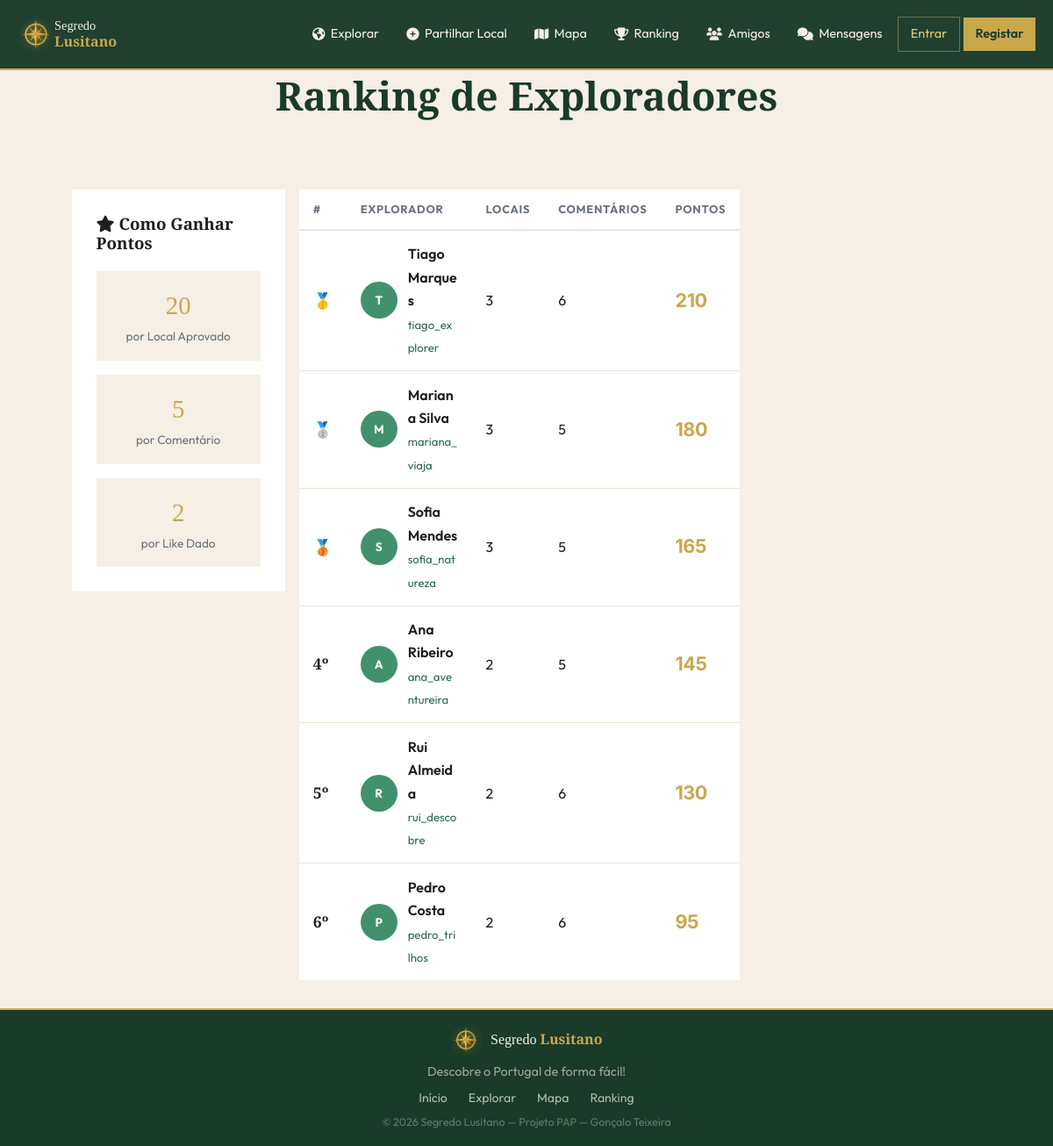
Screenshot of /pages/ranking.php with the database file from the repository.
### tables this page shows
CREATE TABLE utilizadores (
    id INT AUTO_INCREMENT PRIMARY KEY,
    nome VARCHAR(100) NOT NULL,
    username VARCHAR(50) NOT NULL UNIQUE,
    email VARCHAR(150) NOT NULL UNIQUE,
    password VARCHAR(255) NOT NULL,
    avatar VARCHAR(255) DEFAULT NULL,
    bio TEXT DEFAULT NULL,
    pontos INT DEFAULT 0,
    role ENUM('user','admin', '[deleted]') DEFAULT 'user',
    ativo TINYINT(1) DEFAULT 1,
    verificado TINYINT(1) DEFAULT 0,
    privado TINYINT(1) DEFAULT 0,
    tipo_auth ENUM('email','google','github') DEFAULT 'email',
    termos_aceites_em DATETIME NULL,
    criado_em DATETIME DEFAULT CURRENT_TIMESTAMP
);

### includes/auth.php (called while the page is built, shortened)
<?php
require_once __DIR__ . '/config.php';
function auth_user(): ?array {
    if (!isset($_SESSION['user_id'])) return null;
    $st = db()->prepare('SELECT * FROM utilizadores WHERE id = ? AND ativo = 1');
    $st->execute([$_SESSION['user_id']]);
    $cache = $st->fetch() ?: null;
    return $cache;
}
function h(string $s): string {
    return htmlspecialchars($s, ENT_QUOTES, 'UTF-8');
}

### includes/config.php (called while the page is built, shortened)
<?php
function db(): PDO {
    static $pdo = null;
    if ($pdo === null) {
        $dsn = 'mysql:host=' . DB_HOST . ';dbname=' . DB_NAME . ';charset=utf8mb4';
        $options = [
            PDO::ATTR_ERRMODE            => PDO::ERRMODE_EXCEPTION,
            PDO::ATTR_DEFAULT_FETCH_MODE => PDO::FETCH_ASSOC,
            PDO::ATTR_EMULATE_PREPARES   => false,
        ];
        $pdo = new PDO($dsn, DB_USER, DB_PASS, $options);
    }
    return $pdo;
}

### includes/functions.php (called while the page is built, shortened)
<?php
require_once __DIR__ . '/config.php';
require_once __DIR__ . '/auth.php';
function get_ranking(int $limite = 10): array {
    $st = db()->prepare(
        'SELECT u.id, u.username, u.nome, u.avatar, u.pontos,
                (SELECT COUNT(*) FROM locais WHERE utilizador_id = u.id AND estado = "aprovado") AS total_locais,
                (SELECT COUNT(*) FROM comentarios WHERE utilizador_id = u.id) AS total_comentarios
         FROM utilizadores u WHERE u.ativo = 1 AND u.role = "user" AND u.pontos > 0
         ORDER BY u.pontos DESC LIMIT ?'
    );
    $st->execute([$limite]);
    return $st->fetchAll();
}

### pages/ranking.php (the view, shortened to what this page needs)
<?php
require_once dirname(__DIR__) . '/includes/functions.php';
$ranking    = get_ranking(50);
include dirname(__DIR__) . '/includes/header.php';
?>
<div class="page-content">
<section class="section">
  <div class="container" style="max-width:90%;">
    <div class="section-header">
      <h2>Ranking de Exploradores</h2>
    </div>
    <div>
      <div class="row">
        <div class="col-12 col-lg-3">
          <div style="background:var(--branco); border-radius:var(--radius-lg); padding:1.75rem; margin-top:2rem;">
            <h3 style="margin-bottom:1.25rem;"><i class="fas fa-star"></i> Como Ganhar Pontos</h3>
            <div style="display:flex; flex-direction:column; gap:1rem;">
              <div style="padding:1rem; background:var(--creme); border-radius:var(--radius); text-align:center;">
                <div style="font-size:1.8rem; color:var(--dourado); font-family:'Playfair Display',serif;"><?= PONTOS_LOCAL ?></div>
                <div style="font-size:.85rem; color:var(--texto-muted);">por Local Aprovado</div>
              </div>
              <div style="padding:1rem; background:var(--creme); border-radius:var(--radius); text-align:center;">
                <div style="font-size:1.8rem; color:var(--dourado); font-family:'Playfair Display',serif;"><?= PONTOS_COMENTARIO ?></div>
                <div style="font-size:.85rem; color:var(--texto-muted);">por Comentário</div>
              </div>
              <div style="padding:1rem; background:var(--creme); border-radius:var(--radius); text-align:center;">
                <div style="font-size:1.8rem; color:var(--dourado); font-family:'Playfair Display',serif;"><?= PONTOS_LIKE ?></div>
                <div style="font-size:.85rem; color:var(--texto-muted);">por Like Dado</div>
              </div>
            </div>
          </div>
        </div>
        <div class="col-12 col-lg-6">
          <div style="background:var(--branco); border-radius:var(--radius-lg); overflow:hidden; margin-top:2rem; margin-left:auto; margin-right:auto;">
            <table class="ranking-table">
              <thead>
                <tr>
                  <th>#</th>
                  <th>Explorador</th>
                  <th>Locais</th>
                  <th>Comentários</th>
                  <th>Pontos</th>
                </tr>
              </thead>
              <tbody>
                <?php foreach ($ranking as $i => $u): ?>
                <tr>
                  <td>
                    <span class="rank-pos rank-<?= $i+1 <= 3 ? ($i+1) : '' ?>">
                      <?php if ($i === 0): ?>🥇
                      <?php elseif ($i === 1): ?>🥈
                      <?php elseif ($i === 2): ?>🥉
                      <?php else: echo ($i+1) . 'º'; ?>
                      <?php endif; ?>
                    </span>
                  </td>
                  <td>
                    <div class="rank-user">
                      <div class="rank-avatar">
                        <?php if (!empty($u['avatar'])): ?>
                          <img src="<?= SITE_URL ?>/uploads/locais/<?= h($u['avatar']) ?>" alt="<?= h($u['nome']) ?>">
                        <?php else: ?>
                          <?= mb_strtoupper(mb_substr($u['username'],0,1)) ?>
                        <?php endif; ?>
                      </div>
                      <div class="rank-user-info">
                        <div style="font-weight:600;"><?= h($u['nome']) ?></div>
                        <a href="<?= SITE_URL ?>/pages/perfil.php?id=<?= $u['id'] ?>"
                          style="color:var(--verde); font-size:.82rem;"><?= h($u['username']) ?></a>
                      </div>
                    </div>
                  </td>
                  <td><?= (int)$u['total_locais'] ?></td>
                  <td><?= (int)$u['total_comentarios'] ?></td>
                  <td><span class="rank-pontos"><?= number_format($u['pontos']) ?></span></td>
                </tr>
                <?php endforeach; ?>
              </tbody>
            </table>
          </div>
        </div>
        <div class="col-12 col-lg-3"></div>
      </div>
    </div>
  </div>
</section>
</div>
<?php include dirname(__DIR__) . '/includes/footer.php'; ?>

### includes/header.php (shortened to what this page needs)
<?php
require_once dirname(__DIR__) . '/includes/auth.php';
$user = auth_user();
?>
<!DOCTYPE html>
<html lang="pt">
<head>
<link rel="stylesheet" href="https://cdnjs.cloudflare.com/ajax/libs/font-awesome/6.5.0/css/all.min.css">
<link rel="stylesheet" href="https://unpkg.com/leaflet@1.9.4/dist/leaflet.css">
<link rel="stylesheet" href="<?= SITE_URL ?>/assets/css/bootstrap.min.css?v=<?= filemtime(dirname(__DIR__).'/assets/css/bootstrap.min.css') ?>">
<link rel="stylesheet" href="<?= SITE_URL ?>/assets/css/style.css?v=<?= filemtime(dirname(__DIR__).'/assets/css/style.css') ?>">
</head>
<body>
<nav class="navbar" id="navbar">
  <div class="nav-inner">
    <a href="<?= SITE_URL ?>/index.php" class="nav-logo">
      <img src="<?= SITE_URL ?>/assets/images/logo_icon.png" alt="Segredo Lusitano" class="nav-logo-img" style="height:42px;width:42px;max-height:42px;max-width:42px;object-fit:contain;display:block;">
      <span style="font-family:'Playfair Display',serif;color:var(--creme);line-height:1.2;font-size:.9rem;">Segredo<br><strong style="color:var(--dourado);font-size:1rem;">Lusitano</strong></span>
    </a>
    <ul class="nav-links" id="nav-links">
      <li><a href="<?= SITE_URL ?>/pages/explorar.php"><i class="fa-solid fa-earth-americas"></i> Explorar</a></li>
      <li><a href="<?= SITE_URL ?>/pages/local_novo.php"><i class="fas fa-plus-circle"></i> Partilhar Local</a></li>
      <li><a href="<?= SITE_URL ?>/pages/mapa.php"><i class="fas fa-map"></i> Mapa</a></li>
      <li><a href="<?= SITE_URL ?>/pages/ranking.php"><i class="fas fa-trophy"></i> Ranking</a></li>
      <li><a href="<?= $user ? SITE_URL . '/pages/feed.php' : SITE_URL . '/pages/login.php' ?>"><i class="fas fa-users"></i> Amigos</a></li>
      <li>
        <a href="<?= $user ? SITE_URL . '/pages/mensagens.php' : SITE_URL . '/pages/login.php' ?>" style="position:relative;">
          <i class="fas fa-comments"></i> Mensagens
        </a>
      </li>
      <?php if ($user): ?>
        <?php if (is_admin()): ?>
        <li><a href="<?= SITE_URL ?>/admin/index.php"><i class="fas fa-shield-alt"></i> Administração</a></li>
        <?php endif; ?>
        <li>
          <a href="<?= SITE_URL ?>/pages/perfil.php" class="nav-profile-link">
            <?php if ($user['avatar']): ?>
              <img src="<?= SITE_URL ?>/uploads/locais/<?= h($user['avatar']) ?>" alt="" class="nav-avatar">
            <?php else: ?>
              <span class="nav-avatar-placeholder"><?= mb_strtoupper(mb_substr($user['username'],0,1)) ?></span>
            <?php endif; ?>
            <?= h($user['username']) ?>
          </a>
        </li>
        <li>
          <a href="<?= SITE_URL ?>/pages/logout.php" class="btn-nav-sair">
            <i class="fas fa-sign-out-alt"></i> Sair
          </a>
        </li>
      <?php else: ?>
        <li><a href="<?= SITE_URL ?>/pages/login.php" class="btn-nav-login">Entrar</a></li>
        <li><a href="<?= SITE_URL ?>/pages/registo.php" class="btn-nav-register">Registar</a></li>
      <?php endif; ?>
    </ul>
  </div>
</nav>

### includes/footer.php (shortened to what this page needs)
<footer class="site-footer">
  <div class="footer-inner">
    <div class="footer-brand">
      <img src="<?= SITE_URL ?>/assets/images/logo_icon.png" alt="Segredo Lusitano" style="height:36px;width:36px;object-fit:contain;filter:drop-shadow(0 0 6px rgba(201,168,76,.4));">
      <span style="font-family:'Playfair Display',serif;color:var(--creme);font-size:1rem;">Segredo <strong style="color:var(--dourado);">Lusitano</strong></span>
    </div>
    <p class="footer-tagline">Descobre o Portugal de forma fácil!</p>
    <nav class="footer-links">
      <a href="<?= SITE_URL ?>/index.php">Início</a>
      <a href="<?= SITE_URL ?>/pages/explorar.php">Explorar</a>
      <a href="<?= SITE_URL ?>/pages/mapa.php">Mapa</a>
      <a href="<?= SITE_URL ?>/pages/ranking.php">Ranking</a>
    </nav>
    <p class="footer-copy">&copy; <?= date('Y') ?> Segredo Lusitano &mdash; Projeto PAP &mdash; Gonçalo Teixeira</p>
  </div>
</footer>
</body>
</html>

### rows the page displays
utilizadores: username "T", nome "Tiago Marques", username "tiago_explorer", total_locais "3", total_comentarios "6", pontos "210"
utilizadores: username "M", nome "Mariana Silva", username "mariana_viaja", total_locais "3", total_comentarios "5", pontos "180"
utilizadores: username "S", nome "Sofia Mendes", username "sofia_natureza", total_locais "3", total_comentarios "5", pontos "165"
utilizadores: username "A", nome "Ana Ribeiro", username "ana_aventureira", total_locais "2", total_comentarios "5", pontos "145"
utilizadores: username "R", nome "Rui Almeida", username "rui_descobre", total_locais "2", total_comentarios "6", pontos "130"
utilizadores: username "P", nome "Pedro Costa", username "pedro_trilhos", total_locais "2", total_comentarios "6", pontos "95"

### other values shown
PONTOS_LOCAL "20"
PONTOS_COMENTARIO "5"
PONTOS_LIKE "2"
